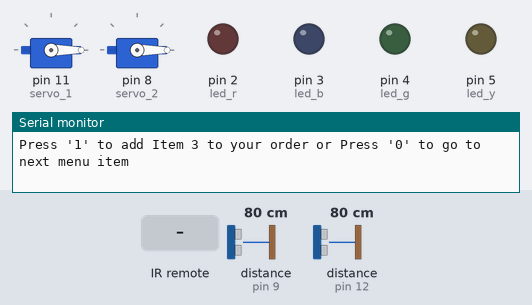
This sketch was run on a simulated Arduino Uno, built with avr-gcc and run on an emulated ATmega328P. On the bench: 2 × servo, output pins drawn as LEDs (lit = HIGH), the last lines printed to the serial monitor. Wiring (inferred from the names in the program): ultrasonic range finder: trigger pin 13; echo pin 12. Inputs (shaded band) come from the test bench; at power-on: distance to the obstacle (sensors on pin 9, pin 12) 80 cm. The echo pulse lasts 58.3 µs per cm; pins used as bus, display or sensor lines are not drawn.

Above: at 13.8 s.
13.9 s: infrared code 0xFD08F7 received
At 15.7 s:
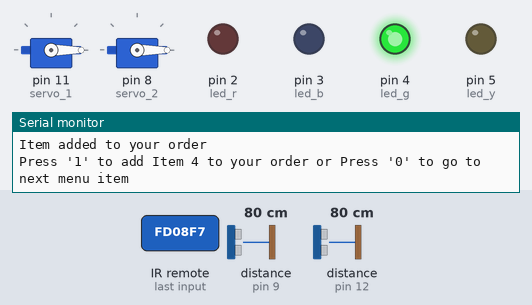
At 17.5 s:
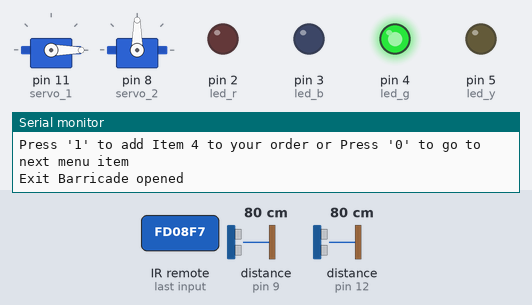
23.6 s: infrared code 0xFD08F7 received
At 33.8 s:
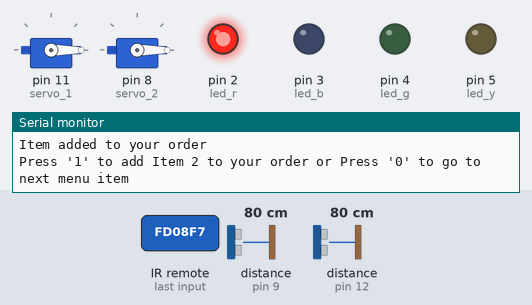
Timing chart, 0 to 84.8 s (numbered marks = the images above; inputs shaded):
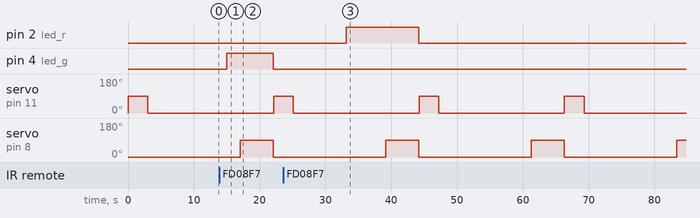

Measured:
- after the input at 13.9 s, pin 4 (led_g): LOW → HIGH after 1.1 s, → LOW 7.1 s later
- after the input at 23.6 s, pin 2 (led_r): LOW → HIGH after 9.5 s, → LOW 11.1 s later
- by itself, servo on pin 11 (servo_1): alternates 90° for 3.0 s and 0° for 19.1 s
- by itself, servo on pin 8 (servo_2): alternates 90° for 5.0 s and 0° for 17.1 s

The sketch:

code_for_contactless_takeaway.ino
```cpp
#include <Servo.h>

#include <IRremote.h>

Servo servo_1, servo_2;

int us_1_trig=13;
int us_1_echo=12;
int us_2_trig=10;
int us_2_echo=9;

float duration_entry, distance_entry;
float duration_exit, distance_exit;

int ir_1=A2;
int ir_2=A3;
int ir_3=A4;
int ir_4=A5;

int led_r=2;
int led_b=3;
int led_g=4;
int led_y=5;


void setup()
{
  Serial.begin(9600);
  servo_1.attach(11);
  servo_2.attach(8);
  pinMode(us_1_trig, OUTPUT);
  pinMode(us_1_echo, INPUT);
  pinMode(us_2_trig, OUTPUT);
  pinMode(us_2_echo, INPUT);
  pinMode(ir_1,INPUT);
  pinMode(ir_2,INPUT);
  pinMode(ir_3,INPUT);
  pinMode(ir_4,INPUT);
  pinMode(led_r, OUTPUT);
  pinMode(led_b, OUTPUT);
  pinMode(led_g, OUTPUT);
  pinMode(led_y, OUTPUT);
}

void loop()
{
  servo_1.write(0);
  servo_2.write(0);
  digitalWrite(led_r,LOW);
  digitalWrite(led_b,LOW);
  digitalWrite(led_g,LOW);
  digitalWrite(led_y,LOW);


  digitalWrite(us_1_trig, LOW);
  delay(2);
  digitalWrite(us_1_trig, HIGH);
  delayMicroseconds(10);
  digitalWrite(us_1_trig, LOW);
  duration_entry=pulseIn(us_1_echo, HIGH);
  distance_entry=duration_entry/58.4;
  if(distance_entry<300){
    servo_1.write(90);
    delay(1000);
    Serial.println("Entry Barricade opened");
    delay(2000);
    servo_1.write(0);
    delay(1000);
    Serial.println("Entry Barricade closed");


  Serial.println("Place your order");
  delay(5000);

  for(int i=A2; i<=A5; i=i+1){
    IRrecv receiver(i);
    decode_results output;
    receiver.enableIRIn();
    Serial.print("Press '1' to add ");
    Serial.print("Item ");
    Serial.print(i-15);
    Serial.print(" to your order or Press '0' to go to next menu item \n");
    delay(2000);
  	if (receiver.decode(&output)){

        receiver.resume();
    if(output.value==16582903)
    {
      digitalWrite(i-14,HIGH);

      Serial.println("Item added to your order");
    }
  }
  }


  digitalWrite(us_2_trig,LOW);
  delay(2);
  digitalWrite(us_2_trig,HIGH);
  delayMicroseconds(10);
  digitalWrite(us_2_trig,LOW);
  duration_exit=pulseIn(us_2_echo,HIGH);
  distance_exit=duration_exit/58.4;
   if(distance_exit<=300){
    servo_2.write(90);
    delay(10);
    Serial.println("Exit Barricade opened");
    delay(5000);
    servo_2.write(0);
    delay(10);
    Serial.println("Exit Barricade closed");
  }
  }
}
```
